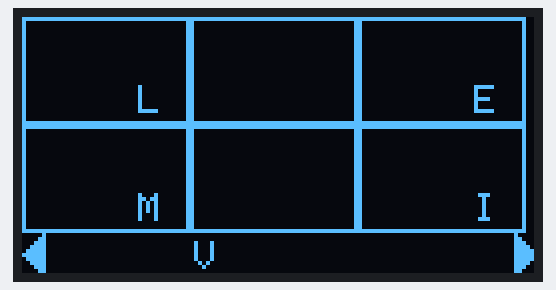
Bench run of a sketch on a simulated Arduino Uno, built with avr-gcc and run on an emulated ATmega328P. On the bench: 128×64 one-colour display. The local clock reads 2024-03-15 10:24:30 at power-on unless the sketch sets it; what the sketch prints to the serial monitor is not drawn.

Above: at 0.2 s.

The sketch:

main_program.ino
```cpp
#include <SPI.h>
#include <Adafruit_Fingerprint.h>
#include <Wire.h>
#include <RTClib.h>
#include <Adafruit_GFX.h>
#include <Adafruit_SSD1306.h>
#include <SoftwareSerial.h>

#define FINGERPRINT_RX_PIN 2
#define FINGERPRINT_TX_PIN 3
#define LEFT_BUTTON_PIN 4
#define RIGHT_BUTTON_PIN 5
#define INTERRUPT_PIN 8

#define SCREEN_WIDTH 128 // OLED display width, in pixels
#define SCREEN_HEIGHT 64 // OLED display height, in pixels
#define OLED_RESET     -1 // Reset pin # (or -1 if sharing Arduino reset pin)
#define SCREEN_ADDRESS 0x3C
Adafruit_SSD1306 display(SCREEN_WIDTH, SCREEN_HEIGHT, &Wire, OLED_RESET);
// SoftwareSerial mySerial(FINGERPRINT_RX_PIN, FINGERPRINT_TX_PIN);
// Adafruit_Fingerprint finger = Adafruit_Fingerprint(&mySerial);
volatile bool InterruptFlag = false;
const char* subject[][7] = {
    {"MONDAY", "EL", "VL", "VL", "EM", "IT", "HO"},
    {"TUESDAY", "VL", "IT", "EL", "MP", "MP", "MP"},
    {"WEDNESDAY", "EL", "ME", "VL", "EM", "CW", "HO"},
    {"THURSDAY", "ME", "EM", "IT", "MP", "MP", "MP"},
    {"FRIDAY", "IT", "EM", "ME", "HO", "MI", "MI"}
};
int mapping[5][6] = {
    {1, 4, 5, 6, 7, 8},    // 0th Element = Monday
    {2, 4, 6, 8, 3, 5},    // 1st Element = Tuesday
    {4, 5, 6, 2, 1, 3},
    {1, 4, 5, 6, 7, 5},
    {4, 5, 6, 2, 1, 5}
};
char attendance[5][6][20];
RTC_DS1307 rtc;
int currentDay = rtc.now().dayOfTheWeek();
void setup() {
  Serial.begin(9600);
  for (int i = 0; i < 5; i++)
  {
    for (int j = 0; j < 6; j++)
    {
        attendance[i][j][0] = '\0'; // Null-terminate the string
    }
  }
  pinMode(LEFT_BUTTON_PIN, INPUT_PULLUP);
  pinMode(RIGHT_BUTTON_PIN, INPUT_PULLUP);
  pinMode(INTERRUPT_PIN, INPUT_PULLUP);
  attachInterrupt(digitalPinToInterrupt(LEFT_BUTTON_PIN), leftButtonISR, FALLING);
  attachInterrupt(digitalPinToInterrupt(RIGHT_BUTTON_PIN), rightButtonISR, FALLING);
  attachInterrupt(digitalPinToInterrupt(INTERRUPT_PIN),isr, FALLING);

  // Initialize the OLED object
  if(!display.begin(SSD1306_SWITCHCAPVCC, SCREEN_ADDRESS)) {
    Serial.println(F("SSD1306 allocation failed"));
    for (;;); // Don't proceed, loop forever
  }// put your setup code here, to run once:
  else{
        Serial.println(F("SSD1306 allocation succeeded"));

  }


   while (!Serial);
  delay(100);
  Serial.println("\n\nAdafruit finger detect test");

  // set the data rate for the sensor serial port
  //finger.begin(57600);
  delay(5);
  // if (finger.verifyPassword())
  // {
  //   Serial.println("Found fingerprint sensor!");
  // }
  // else
  // {
  //   Serial.println("Did not find fingerprint sensor :(");
  //   while (1)
  //   {
  //     delay(1);
  //   }
  // }
  DisplayTable((const char **)subject,attendance,currentDay);

}
void loop() {
  if(InterruptFlag)
  {
    int day = rtc.now().dayOfTheWeek();
        int hour = rtc.now().hour();
        if (day == 0 || day == 6)
          return 0;    // if the day is sat or sunday come out of the if condition

        if (hour < 12) {                      // excluding 12pm
            if (checkFingerprintID()== mapping[day-1][hour-9]) {
                strcpy(attendance[day-1][hour-9], "present");
            } else {
                strcpy(attendance[day-1][hour-9], "absent");

            }
        } else if (hour > 12) {
            if (checkFingerprintID()== mapping[day-1][hour-10]) {
                strcpy(attendance[day-1][hour-10], "present");
            } else {
                strcpy(attendance[day-1][hour-10], "absent");
            }
        }
    InterruptFlag=false;
    DisplayTable((const char **)subject,attendance,day);
  }

}
void isr()
{
  InterruptFlag= true;
}
void DisplayTable(const char* subject[],  char attendance[][6][20], int day)
{
  display.clearDisplay();
  //draw arrows
  int arrowSize = 5; // Smaller arrow size
  int arrowX = 0; // Initial position for left arrow
  int arrowY = SCREEN_HEIGHT - (2 * arrowSize); // Leave enough space for two arrows
  display.fillTriangle(arrowX, arrowY + arrowSize, arrowX + arrowSize, arrowY, arrowX + arrowSize, arrowY + (2 * arrowSize), WHITE);
  arrowX = SCREEN_WIDTH - arrowSize; // Rightmost position for right arrow
  display.fillTriangle(arrowX + arrowSize, arrowY + arrowSize, arrowX, arrowY, arrowX, arrowY + (2 * arrowSize), WHITE);

  // Draw 3x2 table of rectangles
  int rectWidth = 42; // Adjusted width to fit within the screen
  int rectHeight = 27; // Adjusted height to fit within the screen
  int count=1;
  for (int row = 0; row < 2; row++)
  {
     for (int col = 0; col < 3; col++)
    {
      int x = col * (rectWidth);
      int y = row * (rectHeight);

      display.drawRect(x, y, rectWidth, rectHeight, WHITE);

      // Add tick mark pattern and 'EM' inside one rectangle
      // centerX = x + rectWidth / 2;
      // centerY = y + rectHeight / 2;
        display.setTextSize(1);  // Set text size
        display.setTextColor(WHITE); // Set text color
        display.setCursor(x + rectWidth - 13, y + rectHeight - 10);
        display.print(subject[day-2][count]);
        if(attendance[day-2][count-1]=="present")
        {
        display.drawLine(x + 5, y + 10, x + 10, y + 20, WHITE);
        display.drawLine(x + 10, y + 20, x + 30, y + 5, WHITE);
        }
        else if(attendance[day-2][count-1]=="absent")
        {
        display.drawLine(x + 5, y + 4, x + 22, y + 20, WHITE);
        display.drawLine(x + 5, y + 20, x + 22, y + 4, WHITE);
        }
        else{}
        count++;

    }
  }
  // Calculate the position for "Monday" text
  int textWidth = 7 * 6;                       // Assuming each character occupies 6 pixels
  int textX = (SCREEN_WIDTH - textWidth) / 2;  // Center text horizontally
  int textY = SCREEN_HEIGHT - 8;               // Bottom of the screen with some margin

  // Set text properties and display "Monday" text
  display.setTextSize(1);
  display.setTextColor(WHITE);
  display.setCursor(textX, textY);
  display.print(subject[day-2][0]);
  display.display();

}

// Function to check if the scanned fingerprint matches a stored fingerprint and return the ID if a match is found
uint8_t checkFingerprintID() {
  // uint8_t p = finger.getImage(); // Capture fingerprint image
  // if (p != FINGERPRINT_OK) {
  //   // Serial.println("Failed to capture fingerprint");
  //   return 0; // Return 0 to indicate failure
  //   // Serial.println("E");
  // }

  // p = finger.image2Tz(); // Convert image to template
  // if (p != FINGERPRINT_OK) {
  //   // Serial.println("Failed to convert image to template");
  //   return 0; // Return 0 to indicate failure
  // }

  // // Search for a matching fingerprint template
  // p = finger.fingerFastSearch();
  // if (p == FINGERPRINT_OK) {
  //   uint16_t matchedID = finger.fingerID; // Get matched fingerprint ID
  //   // Serial.print("Matched fingerprint ID: ");
  //   // Serial.println(matchedID);
  //   return matchedID;
  // } else {
  //   // Serial.println("No matching fingerprint found");
  //   return 0; // Return 0 to indicate failure
  // }
  // else {return 0;}
}
void leftButtonISR()
{
  currentDay--;
    if (currentDay < 2) {
      currentDay = 6; // Wrap around to Sunday if currentDay becomes negative
    }
    // Redraw the schedule for the new day
    DisplayTable((const char **)subject,attendance,currentDay);
}


void rightButtonISR()
{
    currentDay++;
    if (currentDay > 4) {
      currentDay = 0; // Wrap around to Monday if currentDay exceeds 6
    }
    // Redraw the schedule for the new day
    DisplayTable((const char **)subject,attendance,currentDay);

}
```
